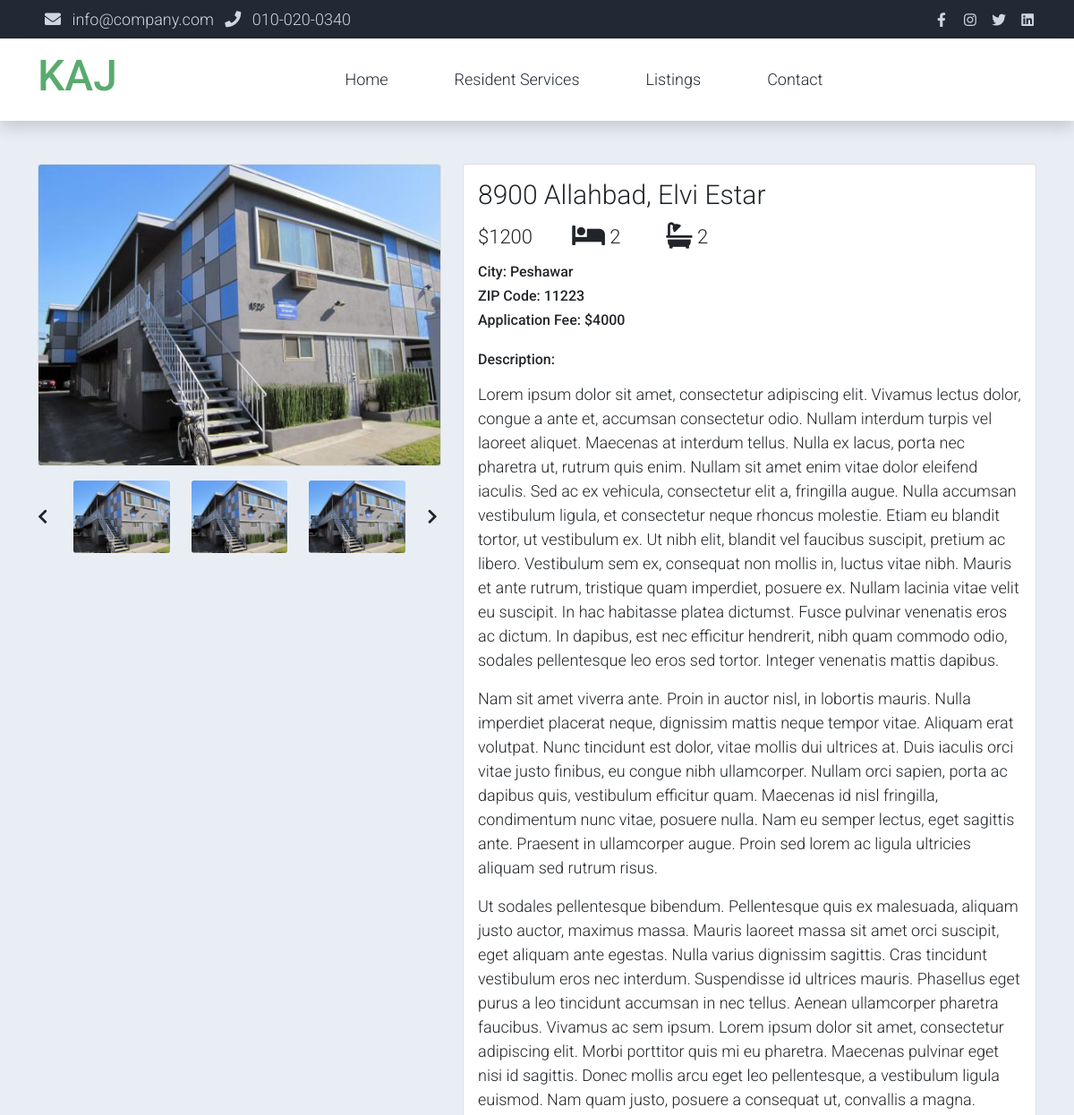
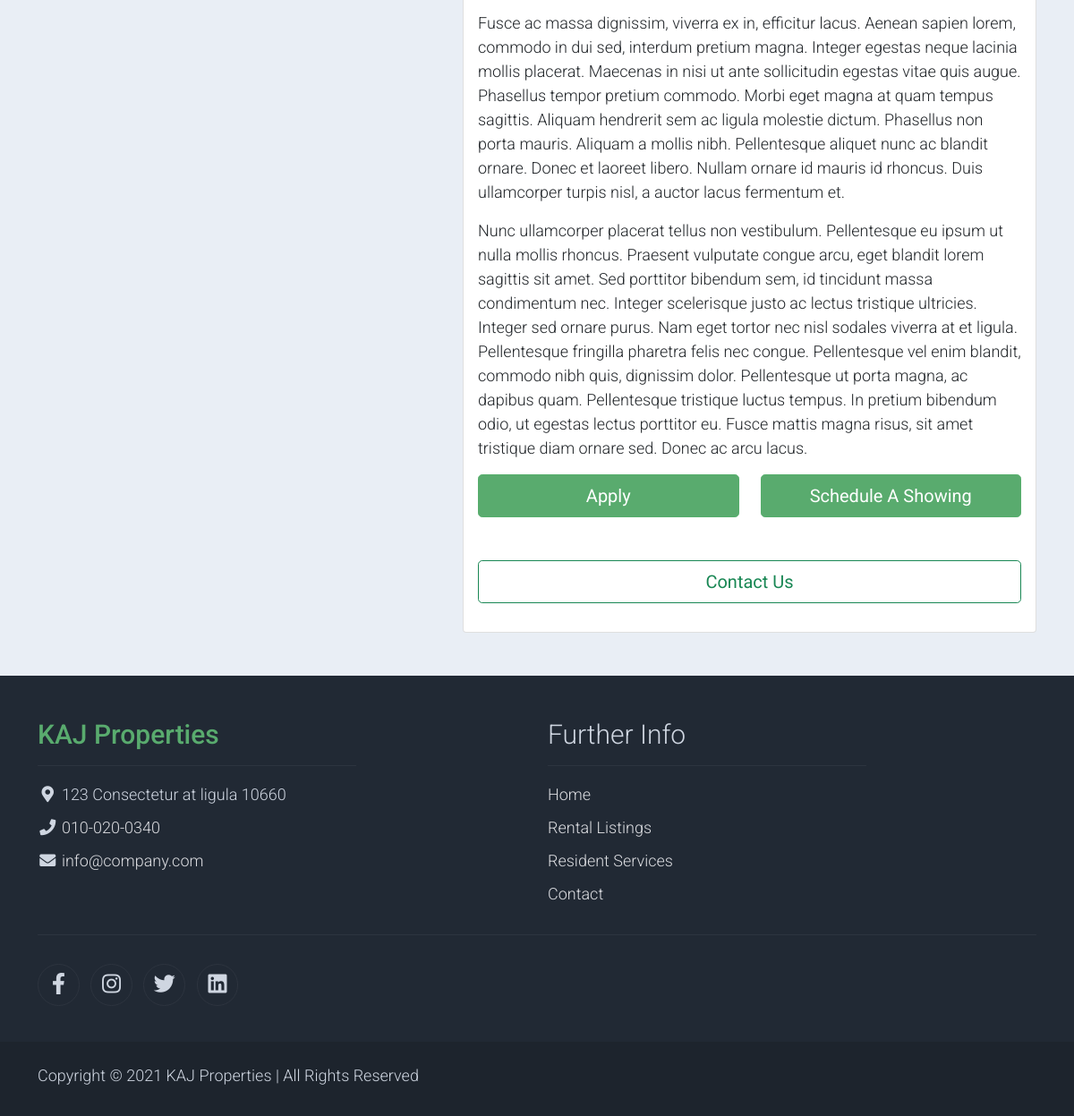
/listings/4, run on the app's committed database (2 pictures, top to bottom).
### main/models.py (models this page shows, shortened)
class Listing(models.Model):
    address = models.CharField(max_length=300, null=False, blank=False)
    zip_code = models.IntegerField(null=False, blank=False)
    city = models.CharField(max_length=100, null=False, blank=False)
    beds_count = models.IntegerField(default=1)
    baths_count = models.IntegerField(default=1)
    images = models.ManyToManyField('ListingImage', related_name='images', blank=True)
    price = models.IntegerField(null=False, blank=False)
    application_fee = models.IntegerField(null=False, blank=False, default=1)
    description = models.TextField(null=True, blank=True)
    def get_banner(self):
        return self.images.first().file.url

class ListingImage(models.Model):
    listing = models.ForeignKey(Listing, on_delete=models.CASCADE, related_name='listing')
    file = models.ImageField(upload_to='listing-images', null=False, blank=False)

### main/views.py (the view)
# urls.py: path('listings/<int:id>', views.listing_detail, name='listing-detail'),
def listing_detail(request, id):
    listing = Listing.objects.get(pk=id)
    listing_images = Paginator(listing.images.all().order_by('-id'), 3)
    image_groups = []
    for i in listing_images.page_range:
        image_groups.append(listing_images.page(i).object_list)
    return render(request, 'listing_detail.html', context={'listing': listing, 'image_groups': image_groups})

### main/templates/listing_detail.html (shortened to what this page needs)
{% extends 'base.html' %}
{% load static %}
{% block content %}
<section class="bg-light">
    <div class="container pb-5">
        <div class="row">
            <div class="col-lg-5 mt-5">
                <div class="card mb-3">
                    <img class="card-img img-fluid" src="{{ listing.get_banner }}"
                        alt="Card image cap" id="product-detail">
                </div>
                <div class="row">
                    <div class="col-1 align-self-center">
                        <a href="#multi-item-example" role="button" data-bs-slide="prev">
                            <i class="text-dark fas fa-chevron-left"></i>
                        </a>
                    </div>
                    <div id="multi-item-example" class="col-10 carousel slide carousel-multi-item"
                        data-bs-ride="carousel">
                        <div class="carousel-inner product-links-wap" role="listbox">
                            {% for group in image_groups %}
                                <div class="carousel-item {% if forloop.counter == 1 %} active {% endif %}">
                                    <div class="row">
                                        {% for image in group %}
                                            <div class="col-4">
                                                <a href="#">
                                                    <img class="card-img img-fluid"
                                                        src="{{ image.file.url }}"
                                                        alt="Product Image 1">
                                                </a>
                                            </div>
                                        {% endfor %}
                                    </div>
                                </div>
                            {% endfor %}
                        </div>
                    </div>
                    <div class="col-1 align-self-center">
                        <a href="#multi-item-example" role="button" data-bs-slide="next">
                            <i class="text-dark fas fa-chevron-right"></i>
                        </a>
                    </div>
                </div>
            </div>
            <div class="col-lg-7 mt-5">
                <div class="card">
                    <div class="card-body">
                        <h1 class="h2">{{ listing.address }}</h1>
                        <div class="row">
                            <div class="col-md-2 h3 py-2">${{ listing.price }}</div>
                            <div class="col-md-2 h3 py-2"> <i class="fas fa-bed fa-lg"></i> {{ listing.beds_count }}</div>
                            <div class="col-md-2 h3 py-2"><i class="fas fa-bath fa-lg"></i> {{ listing.baths_count }}</div>
                        </div>
                        <ul class="list-inline">
                            <li class="list-inline-item">
                                <h6>City: {{ listing.city }}</h6>
                                <h6>ZIP Code: {{ listing.zip_code }}</h6>
                                <h6>Application Fee: ${{ listing.application_fee }}</h6>
                            </li>
                        </ul>
                        <h6>Description:</h6>
                        <p>
                            {{ listing.description|linebreaks }}
                        </p>
                        <div class="row pb-3">
                            <div class="col-md-6 d-grid">
                                <button type="submit" class="btn btn-success btn-lg" name="submit" value="apply">Apply</button>
                            </div>
                            <div class="col-md-6 d-grid">
                                <button type="submit" class="btn btn-success btn-lg" name="submit" value="schedule">Schedule A Showing</button>
                            </div>
                            <div class="col d-grid mt-5">
                                <button type="submit" class="btn btn-outline-success btn-lg" name="submit" value="contact">Contact Us</button>
                            </div>
                        </div>
                    </div>
                </div>
            </div>
        </div>
    </div>
</section>
{% endblock content %}

### main/static/assets/css/templatemo.css (style rules this page uses)
body, ul, li, p, a, label, input, div { font-family: 'Roboto', sans-serif; font-size: 18px !important; font-weight: 300 !important; }
.h2 { font-family: 'Roboto', sans-serif; font-size: 30px !important; font-weight: 300; }
.h3 { font-family: 'Roboto', sans-serif; font-size: 22px !important; }
.bg-light { background-color: #e9eef5 !important; }
.btn-success { background-color: #59ab6e !important; border-color: #56ae6c !important; }

### data on the page
Listing: get_banner (picture), address "8900 Allahbad, Elvi Estar", price "1200", beds_count "2", baths_count "2", city "Peshawar", zip_code "11223", application_fee "4000", description "Lorem ipsum dolor sit amet, consectetur adipiscing elit. Vivamus lectus dolor, congue a ante et, accumsan consectetur odio. Nullam interdum turpis vel laoreet aliquet. Maecenas at interdum tellus. Nulla ex lacus, porta nec pharetra ut, rutrum quis enim. Nullam sit amet enim vitae dolor eleifend iaculis. Sed ac ex vehicula, consectetur elit a, fringilla augue. Nulla accumsan vestibulum ligula, et consectetur neque rhoncus molestie. Etiam eu blandit tortor, ut vestibulum ex. Ut nibh elit, blandit vel faucibus suscipit, pretium ac libero. Vestibulum sem ex, consequat non mollis in, luctus vitae nibh. Mauris et ante rutrum, tristique quam imperdiet, posuere ex. Nullam lacinia vitae velit eu…"
ListingImage: file (picture)
ListingImage: file (picture)
ListingImage: file (picture)
